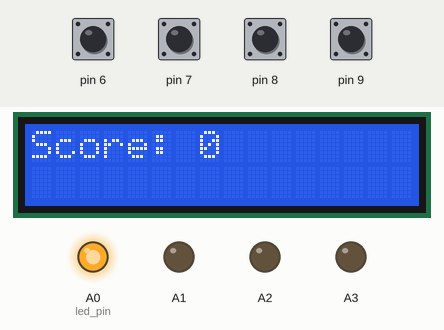
A sketch run on a simulated Arduino Uno, built with avr-gcc and run on an emulated ATmega328P. Parts: 16×2 character LCD, output pins drawn as LEDs (lit = HIGH). The test bench sets the inputs (shaded band); at power-on: pin 6–9 HIGH. Random numbers use the default seed unless the sketch sets one.

Above: at 1.2 s.
1.3 s: pin 6 pulled LOW for 3 s
At 3.2 s:
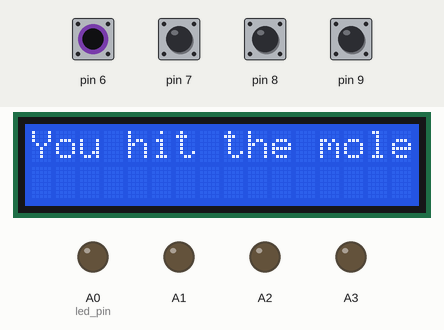
At 4.8 s:
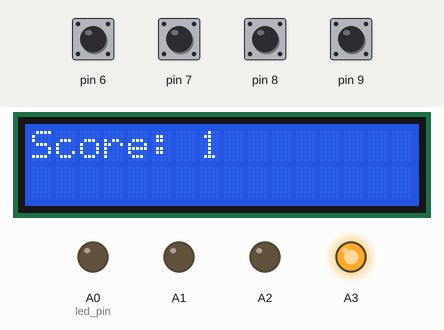
10.6 s: pin 8 pulled LOW for 3 s
At 14.8 s:
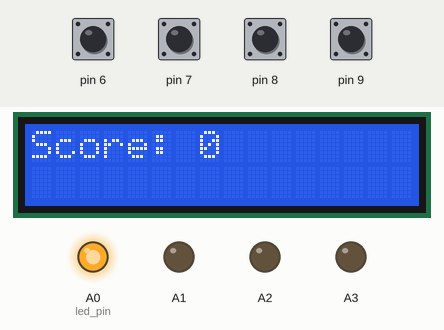
Timing chart, 0 to 43.6 s (numbered marks = the images above; inputs shaded):
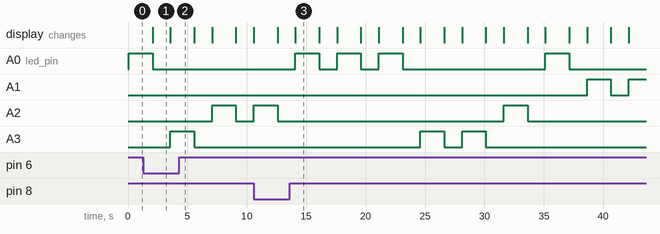

Measured:
- what the display in image 1 shows lasts 1.5 s, from 2.1 s to 3.6 s

The sketch:

WhackAMole.ino
```cpp
// include the library code:
#include <LiquidCrystal.h>

// initialize the library with the numbers of the interface pins
LiquidCrystal lcd(12, 11, 5, 4, 3, 2);

#define TOTAL_MOLES 4
struct Mole
{
	int led_pin;
  	int button_pin;
};

struct Mole mole_array[TOTAL_MOLES] = {
  {.led_pin = A0, .button_pin = 6},
  {.led_pin = A1, .button_pin = 7},
  {.led_pin = A2, .button_pin = 8},
  {.led_pin = A3, .button_pin=9}
};

int total_score;
void setup() {
  randomSeed(analogRead(A5));
  pinMode(A0, OUTPUT);
  pinMode(A1, OUTPUT);
  pinMode(A2, OUTPUT);
  pinMode(A3, OUTPUT);

  pinMode(6, INPUT_PULLUP);
  pinMode(7, INPUT_PULLUP);
  pinMode(8, INPUT_PULLUP);
  pinMode(9, INPUT_PULLUP);

  // set up the LCD's number of columns and rows:
  lcd.begin(16, 2);
  total_score = 0;
}

void use_mole(struct Mole* mole)
{
  lcd.clear();
  lcd.print("Score: " + String(total_score));

  digitalWrite(mole->led_pin, HIGH);
  delay(2000);
  digitalWrite(mole->led_pin, LOW);
  lcd.clear();
  if(digitalRead(mole->button_pin) == LOW)
  {
    lcd.print("You hit the mole!");
    total_score += 1;
  }
  else
  {
    lcd.print("You failed!");
    total_score -= 1;
  }

  delay(1500);
}

void loop() {
 int r = random(TOTAL_MOLES);
 struct Mole* mole = &mole_array[r];
 use_mole(mole);
}
 
```
